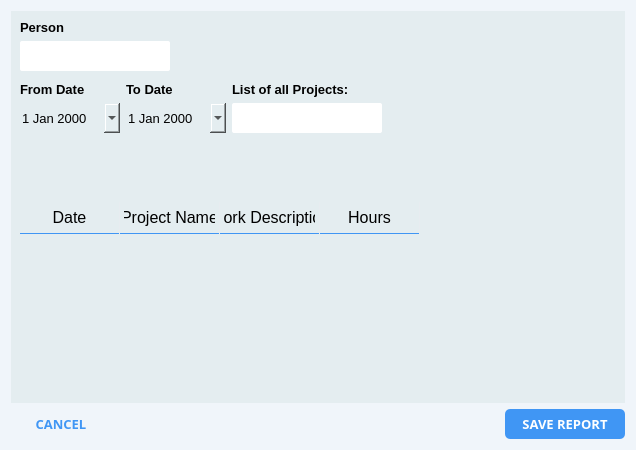
<?xml version="1.0" encoding="UTF-8"?>
<ui version="4.0">
 <class>GetUserReport</class>
 <widget class="QDialog" name="GetUserReport">
  <property name="geometry">
   <rect>
    <x>0</x>
    <y>0</y>
    <width>636</width>
    <height>450</height>
   </rect>
  </property>
  <property name="sizePolicy">
   <sizepolicy hsizetype="Preferred" vsizetype="Preferred">
    <horstretch>0</horstretch>
    <verstretch>0</verstretch>
   </sizepolicy>
  </property>
  <property name="minimumSize">
   <size>
    <width>600</width>
    <height>450</height>
   </size>
  </property>
  <property name="windowTitle">
   <string>Dialog</string>
  </property>
  <property name="styleSheet">
   <string notr="true">background-color: rgb(240, 245, 250);</string>
  </property>
  <layout class="QVBoxLayout" name="verticalLayout_4">
   <item>
    <widget class="QFrame" name="frame">
     <property name="styleSheet">
      <string notr="true">background-color: rgb(228, 237, 240);
border: none;</string>
     </property>
     <property name="frameShape">
      <enum>QFrame::StyledPanel</enum>
     </property>
     <property name="frameShadow">
      <enum>QFrame::Raised</enum>
     </property>
     <layout class="QVBoxLayout" name="verticalLayout_5">
      <item>
       <widget class="QLabel" name="label">
        <property name="font">
         <font>
          <pointsize>10</pointsize>
          <weight>75</weight>
          <bold>true</bold>
         </font>
        </property>
        <property name="text">
         <string>Person</string>
        </property>
       </widget>
      </item>
      <item>
       <layout class="QHBoxLayout" name="horizontalLayout">
        <item>
         <widget class="QComboBox" name="comboBoxPerson">
          <property name="sizePolicy">
           <sizepolicy hsizetype="Fixed" vsizetype="Fixed">
            <horstretch>0</horstretch>
            <verstretch>0</verstretch>
           </sizepolicy>
          </property>
          <property name="minimumSize">
           <size>
            <width>150</width>
            <height>30</height>
           </size>
          </property>
          <property name="font">
           <font>
            <pointsize>10</pointsize>
            <weight>75</weight>
            <bold>true</bold>
           </font>
          </property>
          <property name="styleSheet">
           <string notr="true">QComboBox {
border-radius: 2px;
border: none;
background-color: rgb(255, 255, 255);
}
QComboBox::drop-down 
{
    border: 0px;
}

QComboBox::down-arrow {
    image: url(:/images/images/dA.png);
    width: 25px;
    height: 25px;
	margin-right: 10px;
}</string>
          </property>
         </widget>
        </item>
        <item>
         <spacer name="horizontalSpacer_3">
          <property name="orientation">
           <enum>Qt::Horizontal</enum>
          </property>
          <property name="sizeHint" stdset="0">
           <size>
            <width>40</width>
            <height>20</height>
           </size>
          </property>
         </spacer>
        </item>
       </layout>
      </item>
      <item>
       <spacer name="verticalSpacer">
        <property name="orientation">
         <enum>Qt::Vertical</enum>
        </property>
        <property name="sizeType">
         <enum>QSizePolicy::Fixed</enum>
        </property>
        <property name="sizeHint" stdset="0">
         <size>
          <width>20</width>
          <height>5</height>
         </size>
        </property>
       </spacer>
      </item>
      <item>
       <layout class="QHBoxLayout" name="horizontalLayout_3">
        <item>
         <layout class="QVBoxLayout" name="verticalLayout_3">
          <item>
           <widget class="QLabel" name="label_2">
            <property name="font">
             <font>
              <pointsize>10</pointsize>
              <weight>75</weight>
              <bold>true</bold>
             </font>
            </property>
            <property name="text">
             <string>From Date</string>
            </property>
           </widget>
          </item>
          <item>
           <widget class="QDateEdit" name="dateEditStartDate">
            <property name="sizePolicy">
             <sizepolicy hsizetype="Fixed" vsizetype="Fixed">
              <horstretch>0</horstretch>
              <verstretch>0</verstretch>
             </sizepolicy>
            </property>
            <property name="minimumSize">
             <size>
              <width>100</width>
              <height>30</height>
             </size>
            </property>
            <property name="font">
             <font>
              <pointsize>10</pointsize>
             </font>
            </property>
            <property name="styleSheet">
             <string notr="true">QDateEdit {
border: none;
background-color: rgb(255, 255, 255)
}
QDateEdit::drop-down
{
    border: 0px;
}

QDateEdit::down-arrow {
    image: url(:/images/images/calendarIcon.png);
    width: 25px;
    height: 25px;
        margin-right: 10px;

}
border-radius: 2px;
border: none;
background-color: rgb(255, 255, 255);</string>
            </property>
            <property name="calendarPopup">
             <bool>true</bool>
            </property>
           </widget>
          </item>
         </layout>
        </item>
        <item>
         <layout class="QVBoxLayout" name="verticalLayout_6">
          <item>
           <widget class="QLabel" name="label_3">
            <property name="font">
             <font>
              <pointsize>10</pointsize>
              <weight>75</weight>
              <bold>true</bold>
             </font>
            </property>
            <property name="text">
             <string>To Date</string>
            </property>
           </widget>
          </item>
          <item>
           <widget class="QDateEdit" name="dateEditEndDate">
            <property name="sizePolicy">
             <sizepolicy hsizetype="Fixed" vsizetype="Fixed">
              <horstretch>0</horstretch>
              <verstretch>0</verstretch>
             </sizepolicy>
            </property>
            <property name="minimumSize">
             <size>
              <width>100</width>
              <height>30</height>
             </size>
            </property>
            <property name="font">
             <font>
              <pointsize>10</pointsize>
             </font>
            </property>
            <property name="styleSheet">
             <string notr="true">QDateEdit {
border: none;
background-color: rgb(255, 255, 255)
}
QDateEdit::drop-down
{
    border: 0px;
}

QDateEdit::down-arrow {
    image: url(:/images/images/calendarIcon.png);
    width: 25px;
    height: 25px;
        margin-right: 10px;

}
border-radius: 2px;
border: none;
background-color: rgb(255, 255, 255);</string>
            </property>
            <property name="calendarPopup">
             <bool>true</bool>
            </property>
           </widget>
          </item>
         </layout>
        </item>
        <item>
         <layout class="QVBoxLayout" name="verticalLayout">
          <item>
           <widget class="QLabel" name="label_4">
            <property name="font">
             <font>
              <pointsize>10</pointsize>
              <weight>75</weight>
              <bold>true</bold>
             </font>
            </property>
            <property name="text">
             <string>List of all Projects:</string>
            </property>
           </widget>
          </item>
          <item>
           <widget class="QComboBox" name="comboBoxProject">
            <property name="minimumSize">
             <size>
              <width>150</width>
              <height>30</height>
             </size>
            </property>
            <property name="font">
             <font>
              <pointsize>10</pointsize>
              <weight>75</weight>
              <bold>true</bold>
             </font>
            </property>
            <property name="styleSheet">
             <string notr="true">QComboBox {
border-radius: 2px;
border: none;
background-color: rgb(255, 255, 255);
}
QComboBox::drop-down
{
    border: 0px;
}

QComboBox::down-arrow {
    image: url(:/images/images/dA.png);
    width: 25px;
    height: 25px;
        margin-right: 10px;
}</string>
            </property>
           </widget>
          </item>
         </layout>
        </item>
        <item>
         <spacer name="horizontalSpacer_2">
          <property name="orientation">
           <enum>Qt::Horizontal</enum>
          </property>
          <property name="sizeType">
           <enum>QSizePolicy::Expanding</enum>
          </property>
          <property name="sizeHint" stdset="0">
           <size>
            <width>40</width>
            <height>20</height>
           </size>
          </property>
         </spacer>
        </item>
       </layout>
      </item>
      <item>
       <spacer name="verticalSpacer_2">
        <property name="orientation">
         <enum>Qt::Vertical</enum>
        </property>
        <property name="sizeHint" stdset="0">
         <size>
          <width>20</width>
          <height>40</height>
         </size>
        </property>
       </spacer>
      </item>
      <item>
       <widget class="QTableWidget" name="tableWidget">
        <property name="minimumSize">
         <size>
          <width>600</width>
          <height>0</height>
         </size>
        </property>
        <property name="styleSheet">
         <string notr="true">QHeaderView::section {
    background-color: transparent;
    /*color: black;
    padding-left: 4px;*/
	padding: 4px;
    font-size: 12pt;
    border-style: none;
    border-bottom: 1px solid rgb(64, 150, 244);
    border-right: 1px solid rgb(231, 236, 240);

}

QTableView {
    background-color: transparent;
	border: none;
}

QTableWidget {
    gridline-color: rgb(231, 236, 240);
    font-size: 10pt;
}</string>
        </property>
        <column>
         <property name="text">
          <string>Date</string>
         </property>
        </column>
        <column>
         <property name="text">
          <string>Project Name</string>
         </property>
        </column>
        <column>
         <property name="text">
          <string>Work Description</string>
         </property>
        </column>
        <column>
         <property name="text">
          <string>Hours</string>
         </property>
        </column>
       </widget>
      </item>
     </layout>
    </widget>
   </item>
   <item>
    <layout class="QHBoxLayout" name="horizontalLayout_2">
     <item>
      <widget class="QPushButton" name="buttonClose">
       <property name="enabled">
        <bool>true</bool>
       </property>
       <property name="minimumSize">
        <size>
         <width>100</width>
         <height>30</height>
        </size>
       </property>
       <property name="font">
        <font>
         <family>Century Gothic</family>
         <pointsize>10</pointsize>
         <weight>75</weight>
         <bold>true</bold>
        </font>
       </property>
       <property name="styleSheet">
        <string notr="true">QPushButton {	
border: none;
color: rgb(64, 150, 244);
background-color: transparent;
}

QPushButton:pressed {
alternate-background-color: rgb(231, 236, 240);
}
QPushButton:hover {
background-color: rgb(245, 250, 255);
}

QPushButton:disabled {
background-color: rgb(225, 225, 225);
}


</string>
       </property>
       <property name="text">
        <string>CANCEL</string>
       </property>
      </widget>
     </item>
     <item>
      <spacer name="horizontalSpacer">
       <property name="orientation">
        <enum>Qt::Horizontal</enum>
       </property>
       <property name="sizeHint" stdset="0">
        <size>
         <width>40</width>
         <height>20</height>
        </size>
       </property>
      </spacer>
     </item>
     <item>
      <widget class="QPushButton" name="pushButtonSaveReport">
       <property name="minimumSize">
        <size>
         <width>120</width>
         <height>30</height>
        </size>
       </property>
       <property name="font">
        <font>
         <family>Century Gothic</family>
         <pointsize>10</pointsize>
         <weight>75</weight>
         <bold>true</bold>
        </font>
       </property>
       <property name="styleSheet">
        <string notr="true">QPushButton {
        background-color: rgb(64, 150, 244);
        border-radius: 5px;
        color: rgb(255, 255, 255);
        border:none
}

QPushButton:pressed {
background-color: rgb(57, 134, 217);

}
QPushButton:hover {
background-color: rgb(67, 158, 255);
}

QPushButton:disabled {
background-color: rgb(225, 225, 225);
}


</string>
       </property>
       <property name="text">
        <string>SAVE REPORT</string>
       </property>
      </widget>
     </item>
    </layout>
   </item>
  </layout>
 </widget>
 <resources/>
 <connections/>
</ui>
